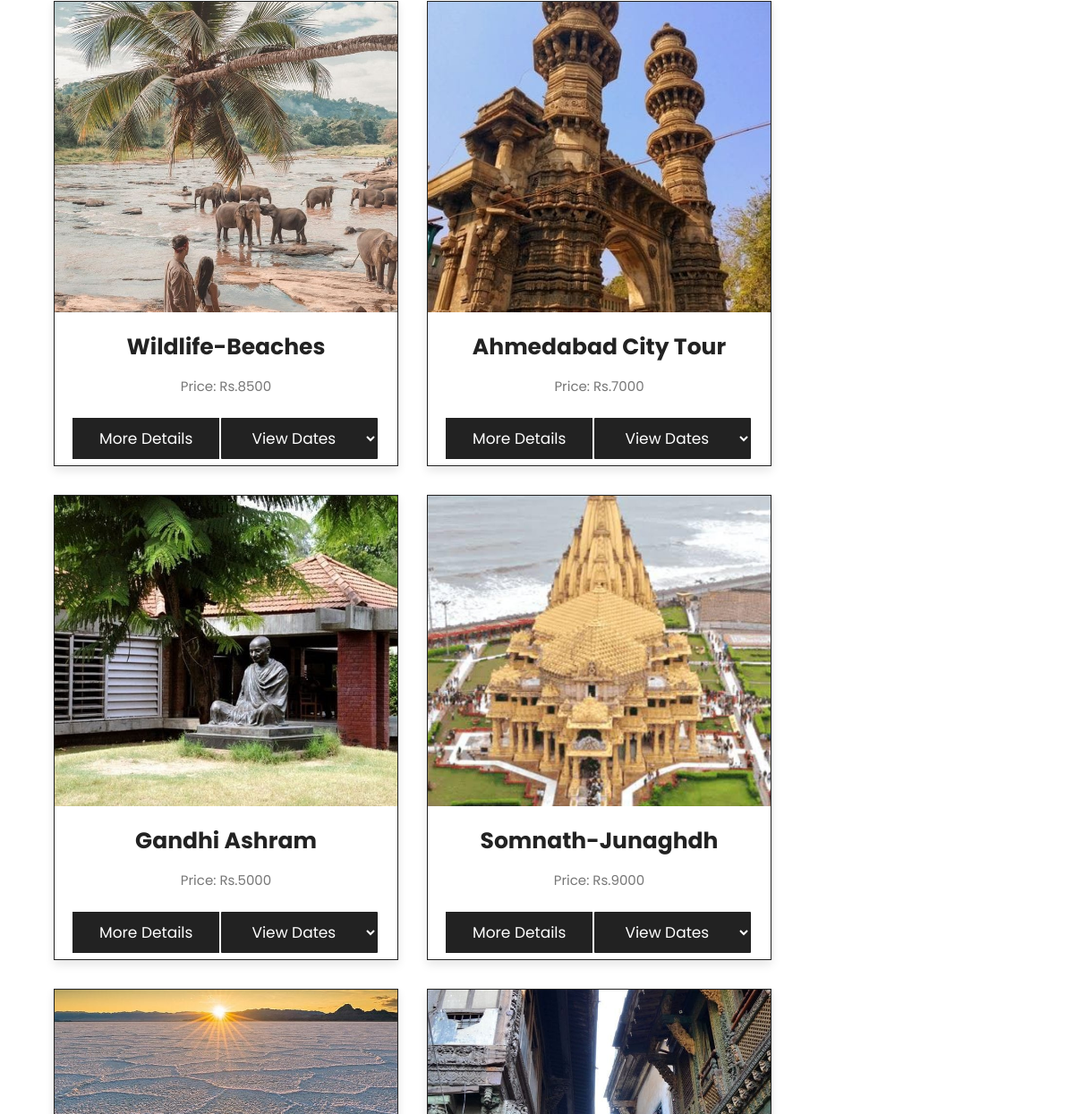
The page /package.php (middle part) on the database as committed earlier.
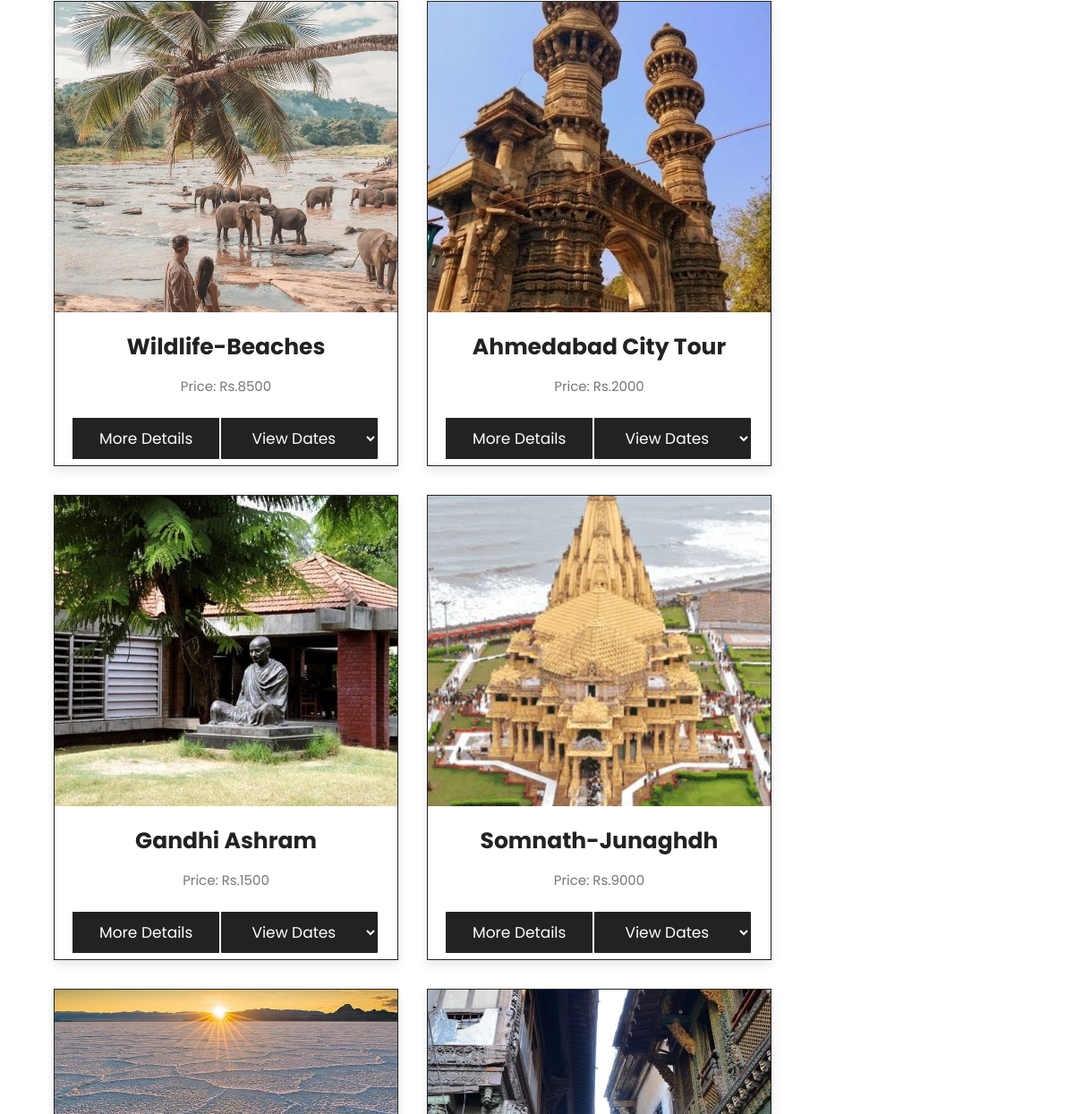
The same page on the database as committed later.
### tables this page shows
CREATE TABLE `package` (
  `package_id` varchar(6) NOT NULL,
  `package_type` varchar(100) NOT NULL,
  `filter_category` varchar(100) NOT NULL,
  `filter_state` varchar(100) NOT NULL,
  `filter_grade` varchar(100) NOT NULL,
  `filter_month` varchar(100) NOT NULL,
  `package_name` varchar(100) NOT NULL,
  `package_duration` varchar(10) NOT NULL,
  `package_date1` date NOT NULL,
  `package_date2` date NOT NULL,
  `package_date3` date NOT NULL,
  `package_price` varchar(100) NOT NULL,
  `image_id` varchar(100) NOT NULL
);

### package.php (the view, shortened to what this page needs)
<!DOCTYPE html>
<html lang="en">
<head>
   <link rel="stylesheet" href="https://unpkg.com/swiper@7/swiper-bundle.min.css" />
   <link rel="stylesheet" href="https://cdnjs.cloudflare.com/ajax/libs/font-awesome/5.15.4/css/all.min.css">
   <link rel="stylesheet" href="css/style.css">
</head>
<body>
<section id="top-destinations" class="packages">
    <div class="box-container">
        <?php
        $servername = "localhost";
        $username = "root";
        $password = "";
        $dbname = "project";
        $conn = new mysqli($servername, $username, $password, $dbname);
        $page = isset($_GET['page']) ? $_GET['page'] : 1;
        $limit = 6;
        $start = ($page - 1) * $limit;
        $whereClause = '';
        $sql = "SELECT * FROM package $whereClause LIMIT $start, $limit";
        $result = $conn->query($sql);
        if ($result !== null && $result instanceof mysqli_result && $result->num_rows > 0) {
            while ($row = $result->fetch_assoc()) {
                $imagePath = $row['image_id'];
                $imageWidth = 400;
                $imageHeight = 350;
                echo '<div class="box">';
                echo '<div class="image">';
                echo '<img src="' . $imagePath . '" alt="" style="width: ' . $imageWidth . 'px; height: ' . $imageHeight . 'px;">';
                echo '</div>';
                echo '<div class="content">';
                echo '<h3>' . $row['package_name'] . '</h3>';
                echo '<p>Price: Rs.' . $row['package_price'] . '</p>';
                echo '<form>';
                echo '<a href="itinerary.php?package_id=' . $row['package_id'] . '" class="btn">More Details</a>';
                echo '<select class="dropdown">';
                echo '<option value="" disabled selected>View Dates</option>';
                echo '</select>';
                echo '</form>';
                echo '</div>';
                echo '</div>';
            }
        } else {
            echo "<div style='text-align: center;'>";
            echo "<h2>";
            echo "Sorry, No packages found!";
            echo "</h2>";
            echo "</div>";
        }
        ?>
    </div>
</section>
<br></br>
</body>
</html>

### css/style.css (style rules this page uses)
:root { --main-color:#8e44ad; --black:#222; --white:#fff; --light-black:#777; --light-white:#fff9; --dark-bg:rgba(0,0,0,.7); --light-bg:#eee; --border:.1rem solid var(--black); --box-shadow:0 .5rem 1rem rgba(0,0,0,.1); --text-shadow:0 1.5rem 3rem rgba(0,0,0,.3); }
* { font-family: 'Poppins', sans-serif; margin:0; padding:0; box-sizing: border-box; outline: none; border:none; text-decoration: none; text-transform: capitalize; }
html { font-size: 62.5%; overflow-x: hidden; }
section { padding:5rem 10%; }
.btn { display: inline-block; background: var(--black); margin-top: 1rem; color:var(--white); font-size: 1.7rem; padding:1rem 3rem; cursor: pointer; }
.dropdown { display: inline-block; background:var(--black); color:var(--white); padding: 1rem 3rem; border: none; cursor: pointer; width: 175px; border-radius: 1px; font-size: 1.7rem; margin-top: 1rem; }
.dropdown option { background-color: var(--black); color: var(--white); padding: 1rem 3rem; border: none; cursor: pointer; border-radius: 5px; font-size: 16px; }
.packages .box-container { display: grid; grid-template-columns: repeat(auto-fit, minmax(30rem, 1fr)); gap: 2rem; }
.packages .box-container .box { border:var(--border); box-shadow: var(--box-shadow); background: var(--white); display: none; }
.packages .box-container .box:nth-child(1), .packages .box-container .box:nth-child(2), .packages .box-container .box:nth-child(3), .packages .box-container .box:nth-child(4), .packages .box-container .box:nth-child(5), .packages .box-container .box:nth-child(6) { display: inline-block; }
.packages .box-container .box .image { height: 300px; overflow: hidden; }
.packages .box-container .box .image img { height: 100%; width: 100%; object-fit: cover; transition: .2s linear; }
.packages .box-container .box .content { padding:2rem; text-align: center; }
.packages .box-container .box .content h3 { font-size: 2.5rem; color:var(--black); }
.packages .box-container .box .content p { font-size: 1.5rem; color:var(--light-black); line-height: 2; padding:1rem 0; }
@media (max-width:1200px) { section { padding:3rem 5%; } }

### package.php (style rules this page uses)
.packages .box-container { display: flex; flex-wrap: wrap; gap: 32px; }
.packages .box-container .box { width: 385px; height: 520px; box-sizing: border-box; }
.packages .box-container .box .image { width: 100%; height: 67%; overflow: hidden; }
.packages .box-container .box .image img { width: 100%; height: 100%; object-fit: cover; }
.packages .box-container .box .content { height: 30%; }
.packages .box-container .box .content form { display: flex; gap: 2px; }

Rows that differ between the two databases and show on the page:
changed package "Ahmedabad City Tour": package_price "7000" → "2000"
changed package "Gandhi Ashram": package_price "5000" → "1500"
